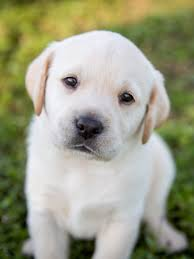
#> input picture docs/references/practices/Chuong_1/images/1.jpg, 194 x 259 px
$ jupyter execute --allow-errors B23DCVT218_DaoVanKhang_Chuong1.ipynb   (shell and % lines are left out)
#> lines starting #> are read from the running program, lines starting #| are printed output that depends on the picture; after the words box and inside, x2 and y2 are one past the last pixel; in counts of white or black regions, pixels touching at a corner belong together
# Chương 1 – Nhập môn Xử lý ảnh
## Bài tập thực hành

Bài thực hành này giúp các bạn:
- Làm quen với môi trường Python cho xử lý ảnh: `os`, `numpy`, `opencv-python` (`cv2`), `matplotlib`.
- Hiểu ảnh số được biểu diễn như thế nào (ảnh số là hàm 2 chiều f(x, y)).
- Thực hành minh họa **3 mức xử lý ảnh số** đã học: xử lý mức thấp, mức trung, mức cao.

**Dữ liệu ảnh**: các ảnh mẫu nằm trong thư mục `images/` cùng cấp với notebook này.

[cell 1]
import os
import numpy as np
import cv2
import matplotlib.pyplot as plt


IMG_DIR = 'images'

## Bài tập 1: Làm quen với thư viện `os`

*   List item
*   List item

Trong các project về xử lý ảnh, ta thường xuyên cần liệt kê, duyệt qua các file ảnh trong một thư mục dữ liệu.
Một số hàm hay dùng:
- `os.listdir(dir)`: liệt kê tên tất cả file/thư mục con trong `dir`.
- `os.path.join(a, b)`: nối đường dẫn đúng theo định dạng hệ điều hành.
- `os.path.abspath(path)`: trả về đường dẫn tuyệt đối.

**Yêu cầu**: Hãy tạo 2 danh sách (python list) `abs_paths` và `rel_paths` chứa đường dẫn tuyệt đối và
đường dẫn tương đối đến tất cả các ảnh nằm trong thư mục `images/`.

[cell 2]
abs_paths = []
rel_paths = []

#### YOUR CODE HERE ####

for filename in os.listdir(IMG_DIR):
    abs_paths.append(os.path.abspath(os.path.join(IMG_DIR, filename)))
    rel_paths.append(os.path.join(IMG_DIR, filename))

#### END YOUR CODE #####

print("Số lượng ảnh tìm được:", len(rel_paths))
print(rel_paths)
print(abs_paths)

## Bài tập 2: Ảnh số là gì? Đọc và biểu diễn ảnh dưới dạng ma trận

Theo lý thuyết Chương 1, một bức ảnh được định nghĩa là một hàm 2 chiều f(x, y), trong đó x, y là toạ độ
không gian và giá trị f(x, y) là cường độ sáng (hoặc màu) tại điểm đó. Khi số hoá, ảnh trở thành một **ma trận
số** mà `numpy`/`OpenCV` có thể xử lý.

- `cv2.imread(path)` đọc ảnh, trả về `numpy.ndarray` 3 chiều `(height, width, channels)`.
- `img.shape`, `img.dtype` cho biết kích thước và kiểu dữ liệu của ảnh (thường là `uint8`, giá trị 0-255).

[cell 3]
img = cv2.imread(os.path.join(IMG_DIR, '1.jpg'))
#> img is the input picture: shape (259, 194, 3); mean B, G, R 133.1, 157.9, 156.8
print("Kiểu dữ liệu trả về:", type(img))
#| Kiểu dữ liệu trả về: <class 'numpy.ndarray'>
print("Shape (H, W, C):", img.shape)
#| Shape (H, W, C): (259, 194, 3)
print("dtype:", img.dtype)
#| dtype: uint8

**Yêu cầu**: In ra giá trị pixel tại toạ độ (0, 0) (góc trên-trái) và tại toạ độ chính giữa ảnh. Giải thích ý nghĩa 3 giá trị số bạn nhận được tại mỗi điểm ảnh.

[cell 4]
#### YOUR CODE HERE ####
top_left_pixel = img[0, 0]
#> top_left_pixel = [25, 93, 82]
center_pixel = img[img.shape[0] // 2, img.shape[1] // 2]
#> center_pixel = [15, 10, 11]
#### END YOUR CODE #####

print("Pixel (0,0):", top_left_pixel)
#| Pixel (0,0): [25 93 82]
print("Pixel giữa ảnh:", center_pixel)
#| Pixel giữa ảnh: [15 10 11]

## Nhận xét
Ba giá trị tại mỗi pixel biểu diễn cường độ của ba kênh màu BGR (Blue, Green, Red) theo thứ tự của OpenCV, với giá trị từ 0 đến 255.

* Pixel `(0,0) = [25, 93, 82]`: Blue = 25, Green = 93, Red = 82.
* Pixel giữa ảnh `[15, 10, 11]`: Blue = 15, Green = 10, Red = 11.

### Đọc ảnh xám và so sánh với ảnh màu

`cv2.imread(path, cv2.IMREAD_GRAYSCALE)` đọc ảnh trực tiếp ở dạng ảnh xám (1 kênh).

**Yêu cầu**: đọc lại đúng file ảnh trên ở chế độ ảnh xám, in ra `shape` và so sánh với `shape` của ảnh màu
ở trên. Viết 1-2 câu nhận xét (dùng comment `#`) về sự khác biệt.

[cell 5]
#### YOUR CODE HERE ####
gray = cv2.imread(os.path.join(IMG_DIR, '1.jpg'), cv2.IMREAD_GRAYSCALE)
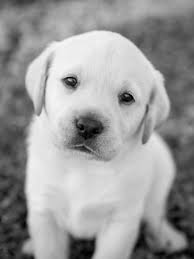
#> gray: shape (259, 194); min 0, max 248, mean 154.7
#### END YOUR CODE #####

print("Shape ảnh xám:", gray.shape)
#| Shape ảnh xám: (259, 194)
print("Shape ảnh màu:", img.shape)
#| Shape ảnh màu: (259, 194, 3)
# Nhận xét:

## Nhận xét
- Ảnh xám có shape (259, 194), chỉ gồm chiều cao và chiều rộng vì ảnh chỉ có 1 kênh.
- Ảnh màu có shape (259, 194, 3), trong đó 3 là ba kênh màu BGR.

## Hiển thị ảnh đúng màu (BGR vs RGB)

`OpenCV` lưu ảnh theo thứ tự kênh màu **B, G, R**, trong khi `matplotlib` hiển thị ảnh theo thứ tự **R, G, B**.
Hãy quan sát sự khác biệt:

[cell 6]
plt.figure(figsize=(6, 6))
plt.title('Hiển thị trực tiếp bằng plt.imshow (SAI MÀU)')
plt.imshow(img)
plt.show()

**Yêu cầu**: dùng `cv2.cvtColor(img, cv2.COLOR_BGR2RGB)` để chuyển đổi kênh màu rồi hiển thị lại cho đúng màu thật.

[cell 7]
#### YOUR CODE HERE ####
img_rgb = cv2.cvtColor(img, cv2.COLOR_BGR2RGB)
#### END YOUR CODE #####

plt.figure(figsize=(6, 6))
plt.title('Sau khi chuyển BGR -> RGB')
plt.imshow(img_rgb)
plt.show()

## Bài tập 3: Minh họa 3 mức xử lý ảnh số

Theo lý thuyết Chương 1, xử lý ảnh số được chia thành 3 mức:
- **Mức thấp** (Low-level): đầu vào và đầu ra đều là ảnh. Ví dụ: loại bỏ nhiễu, tăng độ tương phản, làm
  sắc nét ảnh.
- **Mức trung** (Mid-level): đầu vào là ảnh, đầu ra là các thuộc tính/đặc trưng được trích xuất từ ảnh
  (ví dụ: đường biên, vùng đối tượng sau khi phân ngưỡng).
- **Mức cao** (High-level): đầu vào là các đặc trưng, đầu ra là ý nghĩa/nhận thức (ví dụ: nhận dạng đối
  tượng). Ở mức này thường cần các mô hình phức tạp hơn (sẽ học ở các chương sau).

Dưới đây ta sẽ thực hành minh hoạ mức thấp và mức trung bằng các thao tác xử lý ảnh đơn giản.

### 3.1. Minh họa xử lý mức thấp: khử nhiễu ảnh (ảnh -> ảnh)

Ảnh `deer_salt.jpg` bị nhiễu muối-tiêu (salt-and-pepper noise).

[cell 8]
noisy = cv2.imread(os.path.join(IMG_DIR, 'deer_salt.jpg'), cv2.IMREAD_GRAYSCALE)
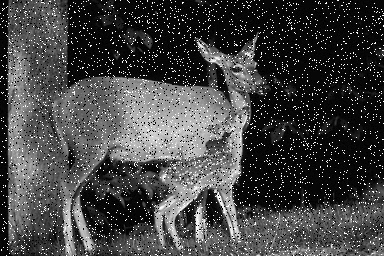
#> input picture docs/references/practices/Chuong_1/images/deer_salt.jpg, 384 x 256 px
#> noisy is the input picture: shape (256, 384); min 0, max 255, mean 67.6
plt.figure(figsize=(6, 6))
plt.title('Ảnh gốc bị nhiễu')
plt.imshow(noisy, cmap='gray')
plt.show()

**Yêu cầu**: dùng `cv2.medianBlur(img, ksize)` để khử nhiễu, hiển thị ảnh trước và sau khi lọc trên cùng 1 hình để so sánh. Hãy thử với `ksize = 3` và `ksize = 5`, chọn kết quả bạn thấy tốt hơn.

[cell 9]
#### YOUR CODE HERE ####
denoised = cv2.medianBlur(noisy, ksize=3)
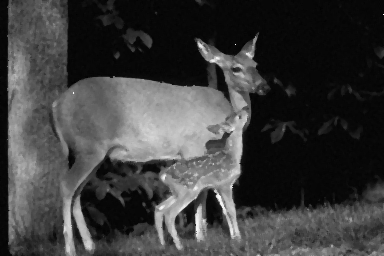
#> denoised: shape (256, 384); min 1, max 252, mean 60.6
#### END YOUR CODE #####

plt.figure(figsize=(10, 5))
plt.subplot(1, 2, 1); plt.title('Trước'); plt.imshow(noisy, cmap='gray')
plt.subplot(1, 2, 2); plt.title('Sau khi khử nhiễu'); plt.imshow(denoised, cmap='gray')
plt.show()
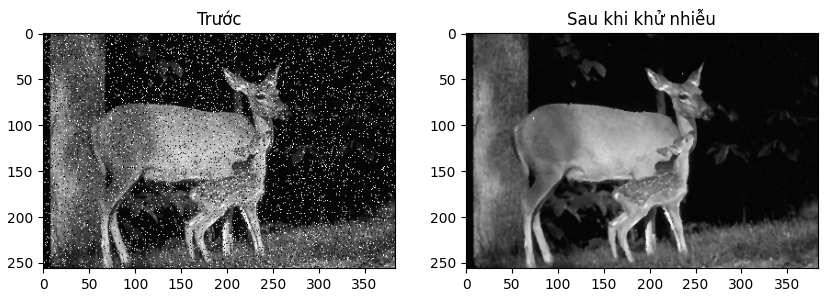
#> figure drawn by matplotlib, 2 panels

### 3.2. Minh họa xử lý mức trung: phân ngưỡng (thresholding) đơn giản (ảnh -> vùng đối tượng)

Ảnh `statue_bright.jpg` có phần bức tượng sáng hơn phần nền.

[cell 10]
statue = cv2.imread(os.path.join(IMG_DIR, 'statue_bright.jpg'), cv2.IMREAD_GRAYSCALE)
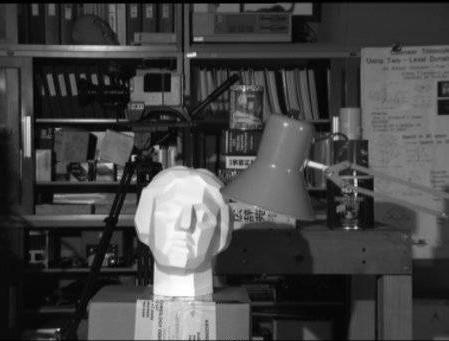
#> input picture docs/references/practices/Chuong_1/images/statue_bright.jpg, 449 x 341 px
#> statue is the input picture: shape (341, 449); min 0, max 255, mean 68
plt.figure(figsize=(6, 6))
plt.imshow(statue, cmap='gray')
plt.show()

**Yêu cầu**: viết đoạn code phân ngưỡng thủ công: với ngưỡng `T = 128`, gán pixel có giá trị > T thành 255, ngược lại thành 0 (dùng `numpy`, không dùng hàm có sẵn `cv2.threshold`). Kết quả là một ảnh nhị phân tách vùng "đối tượng" khỏi "nền" — đây là một dạng đặc trưng (vùng ảnh) được trích ra từ ảnh, tương ứng với mức xử lý trung.

[cell 11]
T = 128

#### YOUR CODE HERE ####
binary = np.where(statue > T, 255, 0)
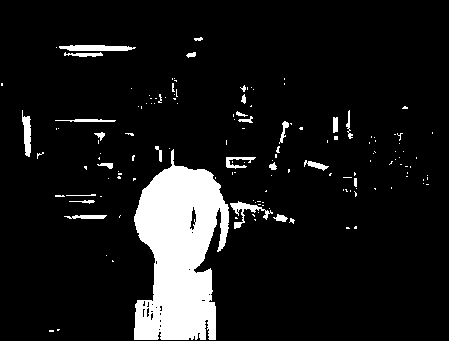
#> binary: shape (341, 449) int64; 9.8% white; 146 white regions (120 under 20 px), largest, box (x1, y1, x2, y2) and area: (134, 149, 229, 340) 12070, (59, 45, 136, 51) 377, (230, 201, 273, 229) 315
#### END YOUR CODE #####

plt.figure(figsize=(10, 5))
plt.subplot(1, 2, 1); plt.title('Ảnh xám gốc'); plt.imshow(statue, cmap='gray')
plt.subplot(1, 2, 2); plt.title(f'Phân ngưỡng T={T}'); plt.imshow(binary, cmap='gray')
plt.show()
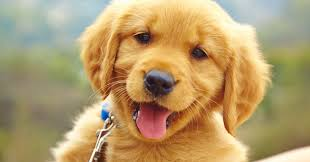
#> input picture docs/references/practices/Chuong_1/images/2.jpg, 310 x 162 px
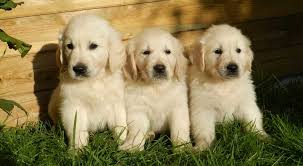
#> input picture docs/references/practices/Chuong_1/images/3.jpg, 303 x 166 px

## Bài tập 4 (mở rộng): Hàm hiển thị nhiều ảnh

**Yêu cầu**: viết một hàm tiện ích `show_images(images, titles, cmap=None)` nhận vào danh sách ảnh và
danh sách tên tương ứng, hiển thị tất cả trên cùng một hàng bằng `plt.subplot`. Sau đó dùng lại hàm này
để hiển thị 5 ảnh `1.jpg` đến `5.jpg` trong thư mục `images/`.

[cell 12]
#### YOUR CODE HERE ####
def show_images(images, titles, cmap=None):
    num_images = len(images)
    fig, axes = plt.subplots(1, num_images, figsize=(15, 5))
    for i in range(num_images):
        axes[i].imshow(images[i], cmap=cmap)
        axes[i].set_title(titles[i])
        axes[i].axis('off')
#### END YOUR CODE #####

#> (the rest of this cell did not finish here and is left out)
